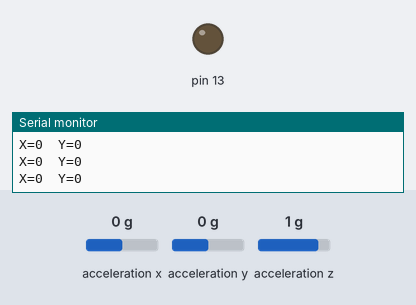
Bench run of a sketch on a simulated Arduino Uno, built with avr-gcc and run on an emulated ATmega328P. Shown: output pins drawn as LEDs (lit = HIGH), the last lines printed to the serial monitor. The test bench sets the inputs (shaded band); at power-on: acceleration x 0 g, acceleration y 0 g, acceleration z 1 g.

Above: at 1.2 s.
1.3 s: acceleration x set to -0.7 g
2.8 s: acceleration x set to -1 g
At 4.4 s:
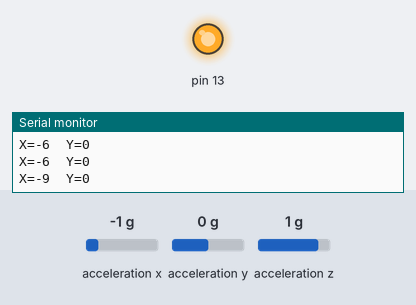
Timing chart, 0 to 10.5 s (numbered marks = the images above; inputs shaded):
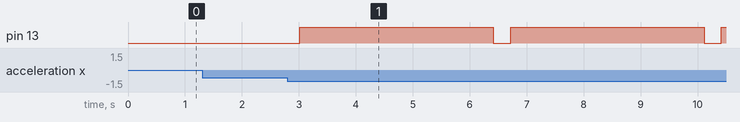

The sketch:

projectfinalcode.ino
```cpp
#include <Wire.h>
#include <Adafruit_Sensor.h>
#include <Adafruit_ADXL345_U.h>
Adafruit_ADXL345_Unified accel = Adafruit_ADXL345_Unified();
void setup()
{
   Serial.begin(9600);
pinMode(13, OUTPUT);
   if(!accel.begin())
   {
      Serial.println("No valid sensor found");
      while(1);
   }
}
void loop()
{
sensors_event_t event;
accel.getEvent(&event);
const int x= event.acceleration.x;
const int y= event.acceleration.y;
Serial.print("X=");
Serial.print(x);
Serial.print("  ");
Serial.print("Y=");
Serial.println(y);
//Serial.print(analogRead(x));

//Serial.print(analogRead(y));

if (x>7 || x<-7){
  digitalWrite(13, HIGH);
  delay(3400);
  digitalWrite(13,LOW);
  sendAlert();
}
if (y>7 || y<-7){
  digitalWrite(13, HIGH);
  delay(3400);
  digitalWrite(13,LOW);
  sendAlert();
}
delay(300);
}
void sendAlert()
{
  Serial.println("Fall Detected");
}
```

Measured:
- the behaviour switches between -0.8 and -0.9 g on acceleration x (found by bisection; images 0 and 1)
- after the input at 2.8 s, pin 13: alternates HIGH for 3.4 s and LOW for 0.30 s, starting after 0.22 s
